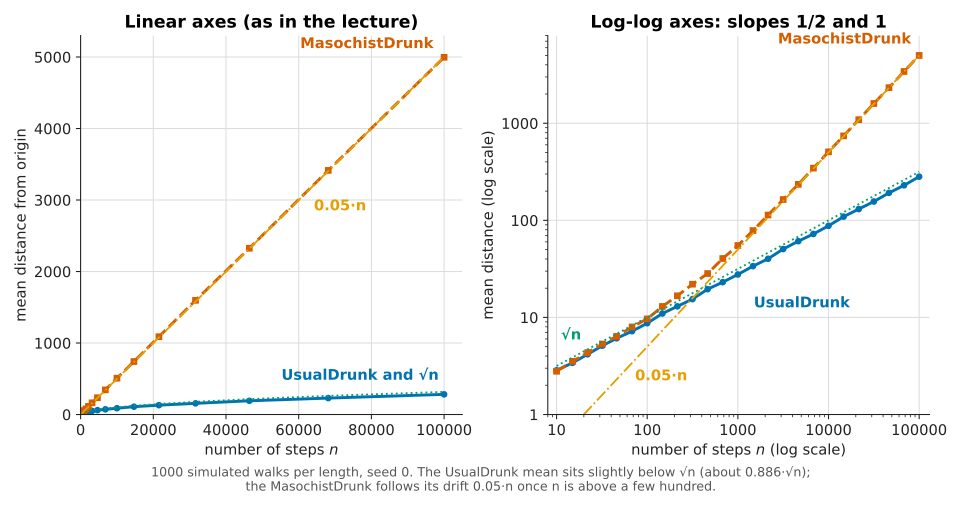

The Python source for this figure:
"""Mean distance from the origin versus number of steps, for the unbiased (UsualDrunk) and the
biased (MasochistDrunk) walks of MIT 6.0002 Lecture 5. Run: python3 -I <this file>

The final position of a lattice walk of n steps only depends on how many of the n steps went
north, south, east and west, so it is drawn exactly from a multinomial(n, 1/4, 1/4, 1/4, 1/4)
distribution instead of simulating each step. 1000 walks per length, seed 0.
"""
import os
import sys

import numpy as np

sys.path.insert(0, os.path.expanduser("~/.claude/skills/create-plot"))
import plotstyle as ps  # noqa: E402

TRIALS = 1000
rng = np.random.default_rng(0)
steps = np.unique(np.round(np.logspace(1, 5, 25)).astype(int))   # 10 .. 100000


def mean_distance(n, north, south):
    """Mean final distance of TRIALS walks of n steps; north/south are the step lengths on y."""
    counts = rng.multinomial(n, [0.25] * 4, size=TRIALS)          # N, S, E, W
    y = north * counts[:, 0] - south * counts[:, 1]
    x = counts[:, 2] - counts[:, 3]
    return np.hypot(x, y).mean()


usual = np.array([mean_distance(n, 1.0, 1.0) for n in steps])
maso = np.array([mean_distance(n, 1.1, 0.9) for n in steps])

ps.apply()
fig, (ax1, ax2) = ps.figure(ncols=2, width_ratios=(1, 1))

series = [
    (usual, "UsualDrunk (simulated)", 0, "o"),
    (maso, "MasochistDrunk (simulated)", 1, "s"),
]
refs = [
    (np.sqrt(steps), "√n", 2),
    (0.05 * steps, "0.05·n", 3),
]

for ax, log in ((ax1, False), (ax2, True)):
    for y, _, i, m in series:
        c, ls, _ = ps.style(i)
        ax.plot(steps, y, color=c, linestyle=ls, marker=m, markersize=4)
    for y, _, i in refs:
        c, ls, _ = ps.style(i)
        ax.plot(steps, y, color=c, linestyle=ls, linewidth=1.4)

ax1.set(xlim=(0, 105000), ylim=(0, 5300), xlabel="number of steps $n$",
        ylabel="mean distance from origin", title="Linear axes (as in the lecture)")
ps.label_end(ax1, steps[-1], maso[-1], "MasochistDrunk", ps.color(1), ha="right", dx=-8, dy=10)
ps.label_end(ax1, 62000, 0.05 * 62000, "0.05·n", ps.color(3), dx=6, dy=-10)
ps.label_end(ax1, steps[-1], usual[-1], "UsualDrunk and √n", ps.color(0), ha="right", dx=-4, dy=14)

ax2.set(xscale="log", yscale="log", xlim=(8, 130000), ylim=(1, 8000),
        xlabel="number of steps $n$ (log scale)", ylabel="mean distance (log scale)",
        title="Log-log axes: slopes 1/2 and 1")
ps.plain_log_ticks(ax2)
ps.label_end(ax2, steps[-1], maso[-1], "MasochistDrunk", ps.color(1), ha="right", dx=-6, dy=12)
ps.label_end(ax2, 60, 0.05 * 60, "0.05·n", ps.color(3), dx=6, dy=-6)
ps.label_end(ax2, 1500, 14, "UsualDrunk", ps.color(0), dx=0, dy=0)
ps.label_end(ax2, 20, np.sqrt(20), "√n", ps.color(2), ha="right", dx=-2, dy=12)

ps.caption(fig, "1000 simulated walks per length, seed 0. The UsualDrunk mean sits slightly below √n "
                "(about 0.886·√n);\nthe MasochistDrunk follows its drift 0.05·n once n is above a few hundred.")
ps.save(fig, __file__)
for n, u, m in zip(steps, usual, maso):
    if n in (10, 100, 1000, 10000, 100000):
        print(n, round(u, 2), round(u / np.sqrt(n), 3), round(m, 1))
